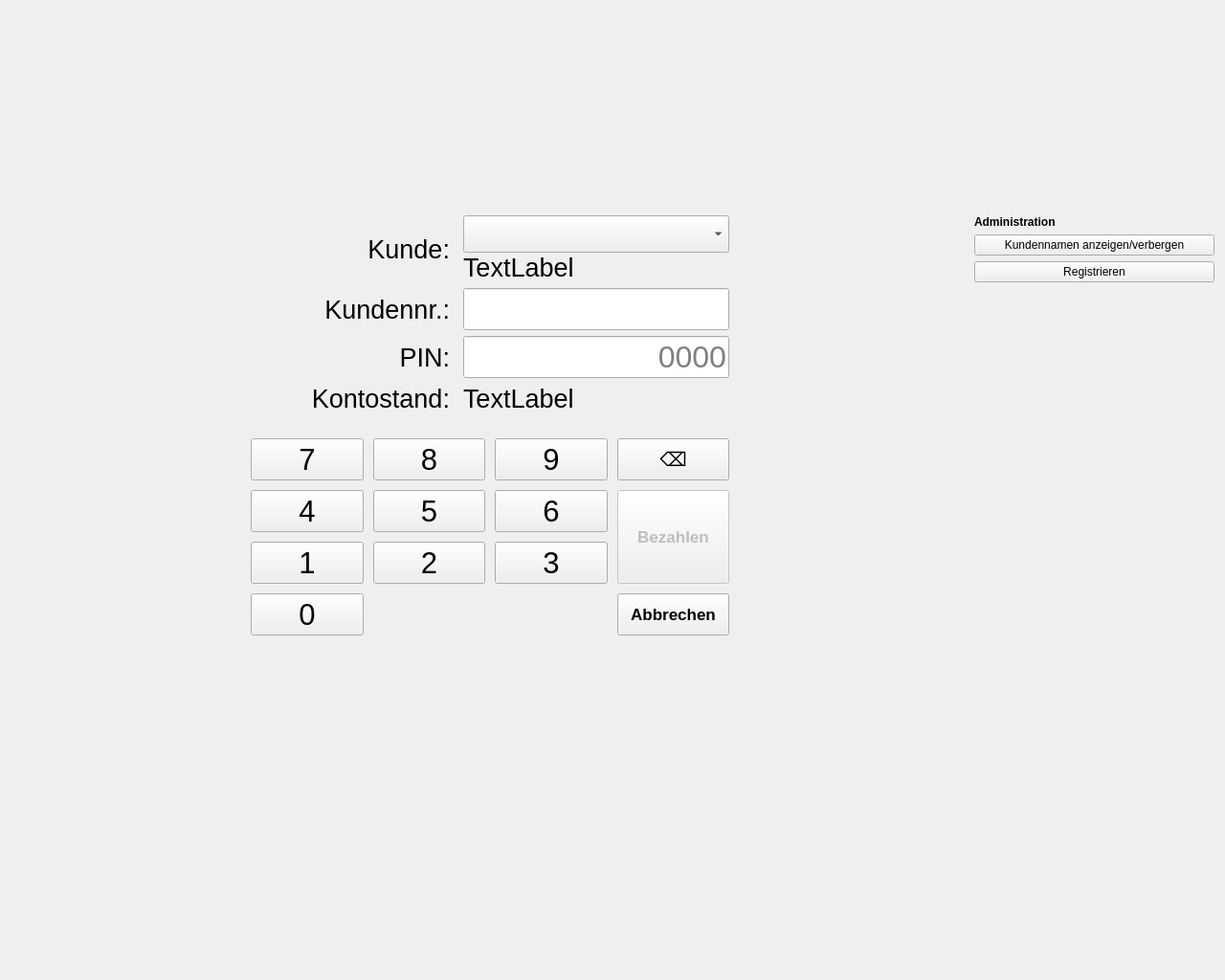
<?xml version="1.0" encoding="UTF-8"?>
<ui version="4.0">
 <class>SelectClientDialog</class>
 <widget class="QDialog" name="SelectClientDialog">
  <property name="geometry">
   <rect>
    <x>0</x>
    <y>0</y>
    <width>1280</width>
    <height>1024</height>
   </rect>
  </property>
  <property name="sizePolicy">
   <sizepolicy hsizetype="Preferred" vsizetype="Preferred">
    <horstretch>0</horstretch>
    <verstretch>0</verstretch>
   </sizepolicy>
  </property>
  <property name="windowTitle">
   <string>Dialog</string>
  </property>
  <layout class="QGridLayout" name="gridLayout_3">
   <item row="10" column="1">
    <spacer name="verticalSpacer">
     <property name="orientation">
      <enum>Qt::Vertical</enum>
     </property>
     <property name="sizeHint" stdset="0">
      <size>
       <width>20</width>
       <height>40</height>
      </size>
     </property>
    </spacer>
   </item>
   <item row="5" column="4">
    <layout class="QVBoxLayout" name="verticalLayout">
     <item>
      <spacer name="horizontalSpacer_4">
       <property name="orientation">
        <enum>Qt::Horizontal</enum>
       </property>
       <property name="sizeHint" stdset="0">
        <size>
         <width>1</width>
         <height>20</height>
        </size>
       </property>
      </spacer>
     </item>
     <item>
      <widget class="QLabel" name="label_2">
       <property name="font">
        <font>
         <weight>75</weight>
         <bold>true</bold>
        </font>
       </property>
       <property name="text">
        <string>Administration</string>
       </property>
      </widget>
     </item>
     <item>
      <widget class="QPushButton" name="pushButton_showList">
       <property name="text">
        <string>Kundennamen anzeigen/verbergen</string>
       </property>
       <property name="autoDefault">
        <bool>false</bool>
       </property>
      </widget>
     </item>
     <item>
      <widget class="QPushButton" name="pushButton_register">
       <property name="text">
        <string>Registrieren</string>
       </property>
       <property name="autoDefault">
        <bool>false</bool>
       </property>
      </widget>
     </item>
     <item>
      <spacer name="verticalSpacer_4">
       <property name="orientation">
        <enum>Qt::Vertical</enum>
       </property>
       <property name="sizeHint" stdset="0">
        <size>
         <width>20</width>
         <height>40</height>
        </size>
       </property>
      </spacer>
     </item>
    </layout>
   </item>
   <item row="5" column="1">
    <layout class="QVBoxLayout" name="verticalLayout_2">
     <property name="spacing">
      <number>6</number>
     </property>
     <item>
      <spacer name="horizontalSpacer_2">
       <property name="orientation">
        <enum>Qt::Horizontal</enum>
       </property>
       <property name="sizeHint" stdset="0">
        <size>
         <width>500</width>
         <height>20</height>
        </size>
       </property>
      </spacer>
     </item>
     <item>
      <layout class="QGridLayout" name="gridLayout_2">
       <property name="horizontalSpacing">
        <number>14</number>
       </property>
       <item row="4" column="1">
        <widget class="QLineEdit" name="lineEdit_pin">
         <property name="enabled">
          <bool>true</bool>
         </property>
         <property name="font">
          <font>
           <pointsize>24</pointsize>
          </font>
         </property>
         <property name="layoutDirection">
          <enum>Qt::RightToLeft</enum>
         </property>
         <property name="text">
          <string/>
         </property>
         <property name="maxLength">
          <number>4</number>
         </property>
         <property name="echoMode">
          <enum>QLineEdit::Password</enum>
         </property>
         <property name="alignment">
          <set>Qt::AlignRight|Qt::AlignTrailing|Qt::AlignVCenter</set>
         </property>
         <property name="placeholderText">
          <string>0000</string>
         </property>
        </widget>
       </item>
       <item row="4" column="0">
        <widget class="QLabel" name="label">
         <property name="font">
          <font>
           <pointsize>20</pointsize>
          </font>
         </property>
         <property name="text">
          <string>PIN:</string>
         </property>
         <property name="alignment">
          <set>Qt::AlignRight|Qt::AlignTrailing|Qt::AlignVCenter</set>
         </property>
        </widget>
       </item>
       <item row="5" column="0">
        <widget class="QLabel" name="label_for_balance">
         <property name="font">
          <font>
           <pointsize>20</pointsize>
          </font>
         </property>
         <property name="text">
          <string>Kontostand:</string>
         </property>
         <property name="alignment">
          <set>Qt::AlignRight|Qt::AlignTrailing|Qt::AlignVCenter</set>
         </property>
        </widget>
       </item>
       <item row="3" column="1">
        <widget class="QLineEdit" name="lineEdit_client">
         <property name="enabled">
          <bool>true</bool>
         </property>
         <property name="font">
          <font>
           <pointsize>24</pointsize>
          </font>
         </property>
         <property name="layoutDirection">
          <enum>Qt::RightToLeft</enum>
         </property>
         <property name="text">
          <string/>
         </property>
         <property name="maxLength">
          <number>10</number>
         </property>
         <property name="echoMode">
          <enum>QLineEdit::Normal</enum>
         </property>
         <property name="alignment">
          <set>Qt::AlignRight|Qt::AlignTrailing|Qt::AlignVCenter</set>
         </property>
         <property name="placeholderText">
          <string/>
         </property>
        </widget>
       </item>
       <item row="6" column="0">
        <spacer name="horizontalSpacer_5">
         <property name="orientation">
          <enum>Qt::Horizontal</enum>
         </property>
         <property name="sizeHint" stdset="0">
          <size>
           <width>40</width>
           <height>20</height>
          </size>
         </property>
        </spacer>
       </item>
       <item row="1" column="1">
        <layout class="QVBoxLayout" name="verticalLayout_3">
         <item>
          <widget class="QComboBox" name="comboBox_client">
           <property name="font">
            <font>
             <pointsize>20</pointsize>
            </font>
           </property>
           <property name="focusPolicy">
            <enum>Qt::NoFocus</enum>
           </property>
           <item>
            <property name="text">
             <string/>
            </property>
           </item>
           <item>
            <property name="text">
             <string>FabLab Projekte (1)</string>
            </property>
           </item>
          </widget>
         </item>
         <item>
          <widget class="QLabel" name="label_clientName">
           <property name="sizePolicy">
            <sizepolicy hsizetype="Preferred" vsizetype="Preferred">
             <horstretch>0</horstretch>
             <verstretch>0</verstretch>
            </sizepolicy>
           </property>
           <property name="font">
            <font>
             <pointsize>20</pointsize>
            </font>
           </property>
           <property name="text">
            <string>TextLabel</string>
           </property>
          </widget>
         </item>
        </layout>
       </item>
       <item row="6" column="1">
        <spacer name="verticalSpacer_5">
         <property name="orientation">
          <enum>Qt::Vertical</enum>
         </property>
         <property name="sizeHint" stdset="0">
          <size>
           <width>20</width>
           <height>20</height>
          </size>
         </property>
        </spacer>
       </item>
       <item row="5" column="1">
        <widget class="QLabel" name="label_clientBalance">
         <property name="sizePolicy">
          <sizepolicy hsizetype="Preferred" vsizetype="Preferred">
           <horstretch>0</horstretch>
           <verstretch>0</verstretch>
          </sizepolicy>
         </property>
         <property name="font">
          <font>
           <pointsize>20</pointsize>
          </font>
         </property>
         <property name="text">
          <string>TextLabel</string>
         </property>
        </widget>
       </item>
       <item row="3" column="0">
        <widget class="QLabel" name="label_3">
         <property name="font">
          <font>
           <pointsize>20</pointsize>
          </font>
         </property>
         <property name="text">
          <string>Kundennr.:</string>
         </property>
         <property name="alignment">
          <set>Qt::AlignRight|Qt::AlignTrailing|Qt::AlignVCenter</set>
         </property>
        </widget>
       </item>
       <item row="1" column="0">
        <widget class="QLabel" name="label_for_clientname">
         <property name="enabled">
          <bool>true</bool>
         </property>
         <property name="font">
          <font>
           <pointsize>20</pointsize>
          </font>
         </property>
         <property name="text">
          <string>Kunde:</string>
         </property>
         <property name="alignment">
          <set>Qt::AlignRight|Qt::AlignTrailing|Qt::AlignVCenter</set>
         </property>
        </widget>
       </item>
      </layout>
     </item>
     <item>
      <layout class="QGridLayout" name="gridLayout">
       <property name="spacing">
        <number>10</number>
       </property>
       <item row="2" column="1">
        <widget class="QPushButton" name="pushButton_5">
         <property name="sizePolicy">
          <sizepolicy hsizetype="Expanding" vsizetype="Expanding">
           <horstretch>0</horstretch>
           <verstretch>0</verstretch>
          </sizepolicy>
         </property>
         <property name="font">
          <font>
           <pointsize>23</pointsize>
          </font>
         </property>
         <property name="focusPolicy">
          <enum>Qt::NoFocus</enum>
         </property>
         <property name="text">
          <string>5</string>
         </property>
        </widget>
       </item>
       <item row="1" column="0">
        <widget class="QPushButton" name="pushButton_7">
         <property name="sizePolicy">
          <sizepolicy hsizetype="Expanding" vsizetype="Expanding">
           <horstretch>0</horstretch>
           <verstretch>0</verstretch>
          </sizepolicy>
         </property>
         <property name="font">
          <font>
           <pointsize>23</pointsize>
          </font>
         </property>
         <property name="focusPolicy">
          <enum>Qt::NoFocus</enum>
         </property>
         <property name="autoFillBackground">
          <bool>false</bool>
         </property>
         <property name="text">
          <string>7</string>
         </property>
        </widget>
       </item>
       <item row="1" column="1">
        <widget class="QPushButton" name="pushButton_8">
         <property name="sizePolicy">
          <sizepolicy hsizetype="Expanding" vsizetype="Expanding">
           <horstretch>0</horstretch>
           <verstretch>0</verstretch>
          </sizepolicy>
         </property>
         <property name="font">
          <font>
           <pointsize>23</pointsize>
          </font>
         </property>
         <property name="focusPolicy">
          <enum>Qt::NoFocus</enum>
         </property>
         <property name="text">
          <string>8</string>
         </property>
        </widget>
       </item>
       <item row="2" column="2">
        <widget class="QPushButton" name="pushButton_6">
         <property name="sizePolicy">
          <sizepolicy hsizetype="Expanding" vsizetype="Expanding">
           <horstretch>0</horstretch>
           <verstretch>0</verstretch>
          </sizepolicy>
         </property>
         <property name="font">
          <font>
           <pointsize>23</pointsize>
          </font>
         </property>
         <property name="focusPolicy">
          <enum>Qt::NoFocus</enum>
         </property>
         <property name="text">
          <string>6</string>
         </property>
        </widget>
       </item>
       <item row="6" column="3">
        <widget class="QPushButton" name="pushButton_back">
         <property name="sizePolicy">
          <sizepolicy hsizetype="Expanding" vsizetype="Expanding">
           <horstretch>0</horstretch>
           <verstretch>0</verstretch>
          </sizepolicy>
         </property>
         <property name="font">
          <font>
           <pointsize>13</pointsize>
           <weight>75</weight>
           <bold>true</bold>
          </font>
         </property>
         <property name="focusPolicy">
          <enum>Qt::NoFocus</enum>
         </property>
         <property name="text">
          <string>Abbrechen</string>
         </property>
        </widget>
       </item>
       <item row="1" column="3">
        <widget class="QPushButton" name="pushButton_backspace">
         <property name="sizePolicy">
          <sizepolicy hsizetype="Expanding" vsizetype="Expanding">
           <horstretch>0</horstretch>
           <verstretch>0</verstretch>
          </sizepolicy>
         </property>
         <property name="font">
          <font>
           <pointsize>15</pointsize>
          </font>
         </property>
         <property name="focusPolicy">
          <enum>Qt::NoFocus</enum>
         </property>
         <property name="text">
          <string>⌫</string>
         </property>
        </widget>
       </item>
       <item row="2" column="0">
        <widget class="QPushButton" name="pushButton_4">
         <property name="sizePolicy">
          <sizepolicy hsizetype="Expanding" vsizetype="Expanding">
           <horstretch>0</horstretch>
           <verstretch>0</verstretch>
          </sizepolicy>
         </property>
         <property name="font">
          <font>
           <pointsize>23</pointsize>
          </font>
         </property>
         <property name="focusPolicy">
          <enum>Qt::NoFocus</enum>
         </property>
         <property name="text">
          <string>4</string>
         </property>
        </widget>
       </item>
       <item row="2" column="3" rowspan="2">
        <widget class="QPushButton" name="pushButton_done">
         <property name="enabled">
          <bool>false</bool>
         </property>
         <property name="sizePolicy">
          <sizepolicy hsizetype="Expanding" vsizetype="Expanding">
           <horstretch>0</horstretch>
           <verstretch>0</verstretch>
          </sizepolicy>
         </property>
         <property name="font">
          <font>
           <pointsize>13</pointsize>
           <weight>75</weight>
           <bold>true</bold>
          </font>
         </property>
         <property name="focusPolicy">
          <enum>Qt::NoFocus</enum>
         </property>
         <property name="text">
          <string>Bezahlen</string>
         </property>
         <property name="default">
          <bool>true</bool>
         </property>
        </widget>
       </item>
       <item row="1" column="2">
        <widget class="QPushButton" name="pushButton_9">
         <property name="sizePolicy">
          <sizepolicy hsizetype="Expanding" vsizetype="Expanding">
           <horstretch>0</horstretch>
           <verstretch>0</verstretch>
          </sizepolicy>
         </property>
         <property name="font">
          <font>
           <pointsize>23</pointsize>
          </font>
         </property>
         <property name="focusPolicy">
          <enum>Qt::NoFocus</enum>
         </property>
         <property name="text">
          <string>9</string>
         </property>
        </widget>
       </item>
       <item row="6" column="0">
        <widget class="QPushButton" name="pushButton_0">
         <property name="sizePolicy">
          <sizepolicy hsizetype="Expanding" vsizetype="Expanding">
           <horstretch>0</horstretch>
           <verstretch>0</verstretch>
          </sizepolicy>
         </property>
         <property name="font">
          <font>
           <pointsize>23</pointsize>
          </font>
         </property>
         <property name="focusPolicy">
          <enum>Qt::NoFocus</enum>
         </property>
         <property name="text">
          <string>0</string>
         </property>
        </widget>
       </item>
       <item row="3" column="0">
        <widget class="QPushButton" name="pushButton_1">
         <property name="sizePolicy">
          <sizepolicy hsizetype="Expanding" vsizetype="Expanding">
           <horstretch>0</horstretch>
           <verstretch>0</verstretch>
          </sizepolicy>
         </property>
         <property name="font">
          <font>
           <pointsize>23</pointsize>
          </font>
         </property>
         <property name="focusPolicy">
          <enum>Qt::NoFocus</enum>
         </property>
         <property name="text">
          <string>1</string>
         </property>
        </widget>
       </item>
       <item row="3" column="2">
        <widget class="QPushButton" name="pushButton_3">
         <property name="sizePolicy">
          <sizepolicy hsizetype="Expanding" vsizetype="Expanding">
           <horstretch>0</horstretch>
           <verstretch>0</verstretch>
          </sizepolicy>
         </property>
         <property name="font">
          <font>
           <pointsize>23</pointsize>
          </font>
         </property>
         <property name="focusPolicy">
          <enum>Qt::NoFocus</enum>
         </property>
         <property name="text">
          <string>3</string>
         </property>
        </widget>
       </item>
       <item row="3" column="1">
        <widget class="QPushButton" name="pushButton_2">
         <property name="sizePolicy">
          <sizepolicy hsizetype="Expanding" vsizetype="Expanding">
           <horstretch>0</horstretch>
           <verstretch>0</verstretch>
          </sizepolicy>
         </property>
         <property name="font">
          <font>
           <pointsize>23</pointsize>
          </font>
         </property>
         <property name="focusPolicy">
          <enum>Qt::NoFocus</enum>
         </property>
         <property name="text">
          <string>2</string>
         </property>
        </widget>
       </item>
      </layout>
     </item>
    </layout>
   </item>
   <item row="2" column="1">
    <spacer name="verticalSpacer_2">
     <property name="orientation">
      <enum>Qt::Vertical</enum>
     </property>
     <property name="sizeHint" stdset="0">
      <size>
       <width>20</width>
       <height>40</height>
      </size>
     </property>
    </spacer>
   </item>
   <item row="5" column="0">
    <spacer name="horizontalSpacer_3">
     <property name="orientation">
      <enum>Qt::Horizontal</enum>
     </property>
     <property name="sizeHint" stdset="0">
      <size>
       <width>40</width>
       <height>20</height>
      </size>
     </property>
    </spacer>
   </item>
   <item row="0" column="2">
    <spacer name="horizontalSpacer">
     <property name="orientation">
      <enum>Qt::Horizontal</enum>
     </property>
     <property name="sizeHint" stdset="0">
      <size>
       <width>40</width>
       <height>20</height>
      </size>
     </property>
    </spacer>
   </item>
   <item row="6" column="1">
    <spacer name="verticalSpacer_3">
     <property name="orientation">
      <enum>Qt::Vertical</enum>
     </property>
     <property name="sizeHint" stdset="0">
      <size>
       <width>20</width>
       <height>40</height>
      </size>
     </property>
    </spacer>
   </item>
  </layout>
 </widget>
 <resources/>
 <connections/>
</ui>
